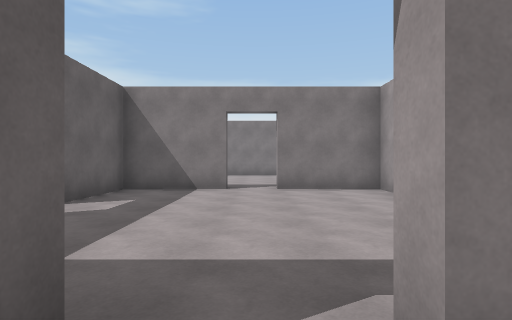
view 1 (above)

17 first-person views from a walk through a scene from a Unity 3-D project. The camera is 1.4 m above the floor, looks level and sees 80° across. The floor is counted in squares, 2 m on a side. Each view is taken from the middle of a square. On the plan, view 1 faces up. The plan holds only what a view shows up to about 10 squares ahead; the rest is blank. The player character is not drawn.

view 2
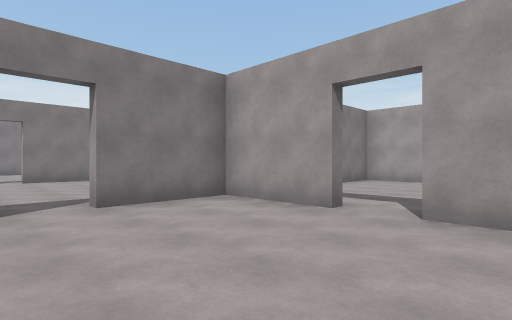

view 3
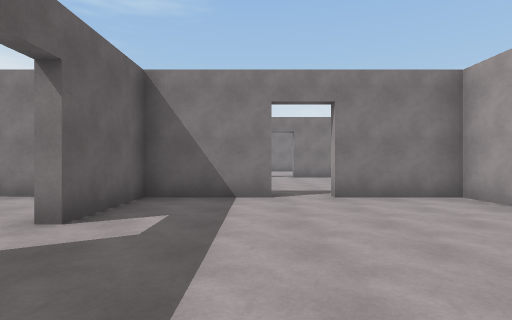

view 4
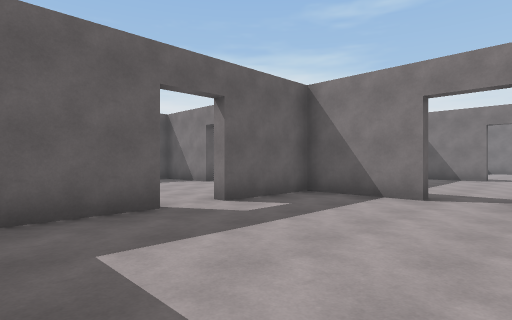

view 5
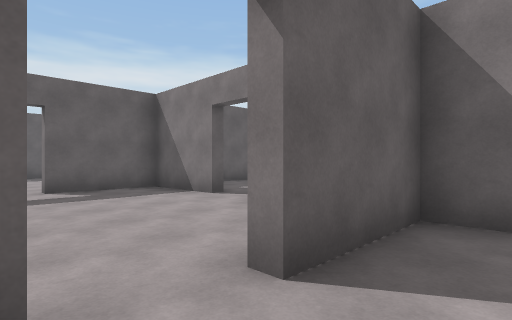

view 6
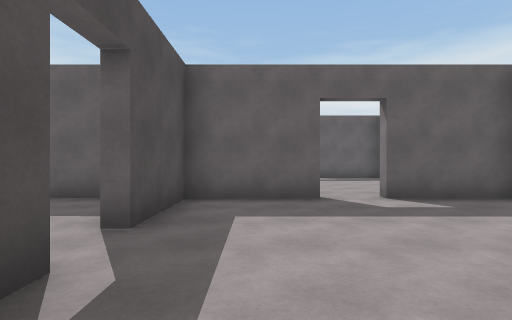

view 7
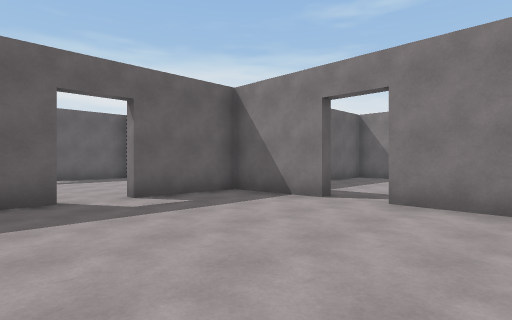

view 8
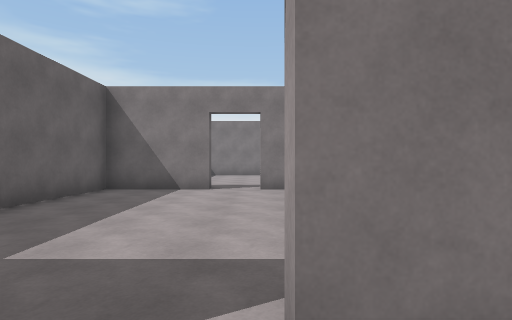

view 9
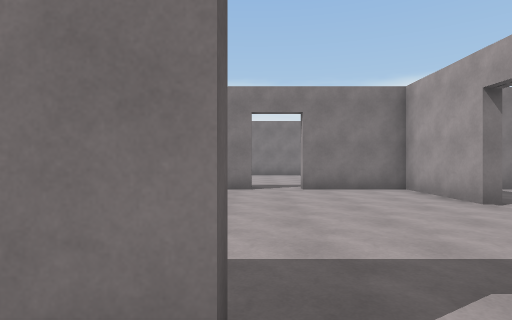

view 10
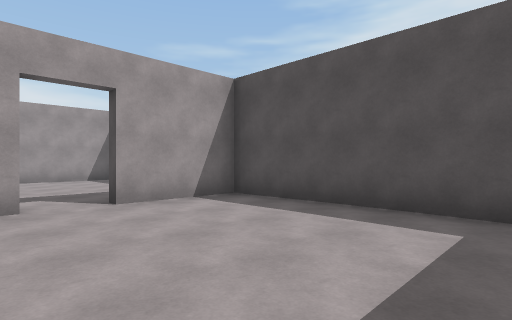

view 11
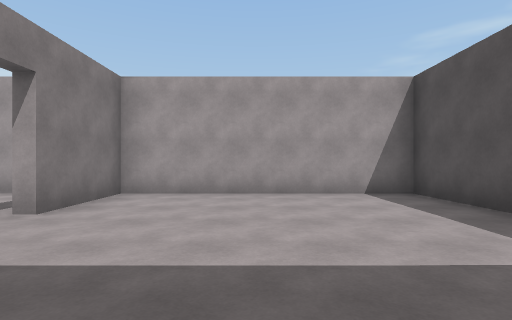

view 12
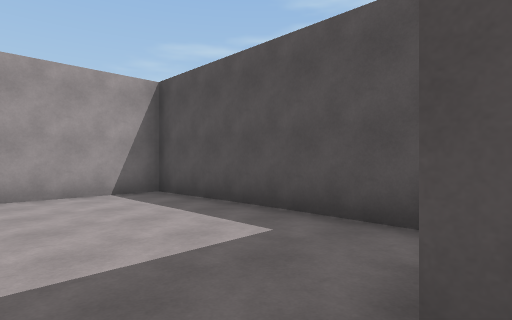

view 13
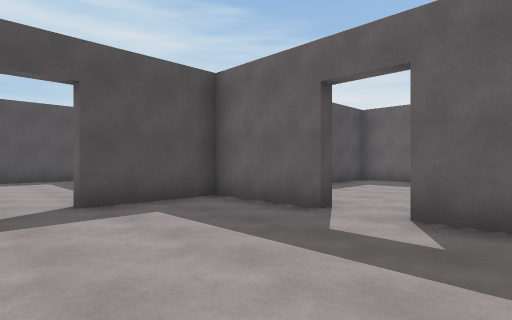

view 14
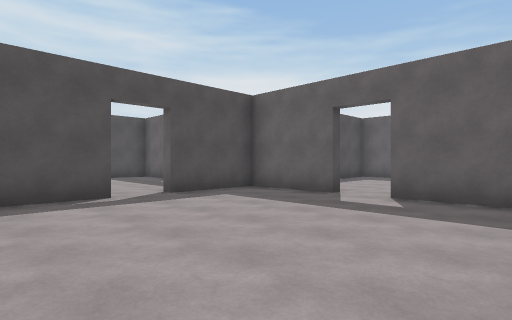

view 15
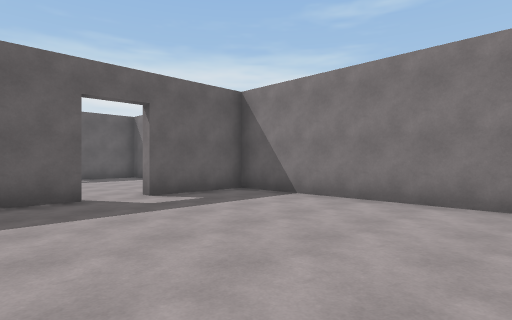

view 16
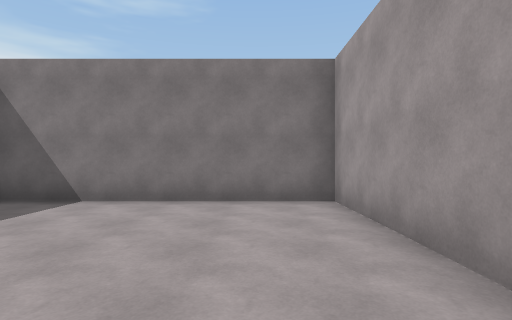

view 17
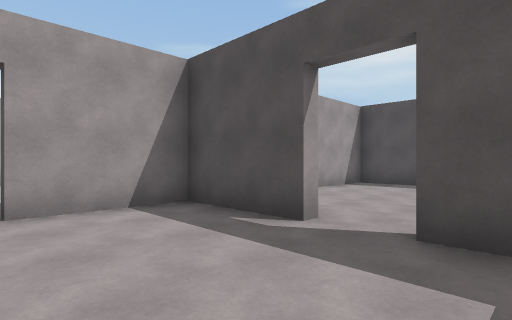

### Floor plan
Ten units are one square. View 1 is at (0, 0); x grows to the right and y downward. Boxes are objects, and circles mark ways between rooms. Rooms are numbered by the first view taken in them; rooms with no view inside come last. Other rooms are left out.
<svg viewBox="-105 -85 203 143">
<path fill="none" stroke="#000" d="M-6 -8 -31 -8 -31 16M30 18 30 -8 5 -8M-31 28 -31 48M-16 53 30 53 30 28M-95 27 -95 53 -71 53M-70 -8 -95 -8 -95 16M-60 53 -35 53 -35 29M-44 -8 -60 -8M30 28 34 28M40 53 93 53 93 -8 69 -8M33 -36 33 -11 58 -11M69 -11 85 -11M93 -30 93 -72 33 -72 33 -48M-78 -11 -70 -11M-60 -11 -35 -11 -35 -36M-70 -72 -95 -72 -95 -31M-35 -48 -35 -72 -60 -72M-6 -72 -31 -72 -31 -50M-31 -27 -31 -20M-22 -11 -11 -11M30 -65 30 -72 5 -72"/>
<circle cx="-30" cy="20" r="3" fill="#2a7"/>
<circle cx="30" cy="20" r="3" fill="#2a7"/>
<circle cx="0" cy="-10" r="3" fill="#2a7"/>
<circle cx="-65" cy="-10" r="3" fill="#2a7"/>
<circle cx="60" cy="-10" r="3" fill="#2a7"/>
<circle cx="30" cy="-40" r="3" fill="#2a7"/>
<circle cx="-30" cy="-40" r="3" fill="#2a7"/>
<text x="0" y="20">1</text>
<text x="-70" y="20">2</text>
<text x="60" y="20">3</text>
<text x="60" y="-40">4</text>
<text x="-70" y="-40">5</text>
<text x="0" y="-40">6</text>
</svg>
Room 1 opens to room 2. Room 1 opens to room 3. Room 1 opens to room 6. Room 2 opens to room 5. Room 3 opens to room 4. Room 4 opens to room 6. Room 5 opens to room 6.

Where each view was taken, in squares from view 1:
view 1: 0 up, 0 right, facing up
view 2: 4 down, 1 left, facing up-right
view 3: 5 down, 1 left, facing up
view 4: 5 down, 1 right, facing up-left
view 5: 3 down, 2 left, facing up-left
view 6: 4 down, 4 left, facing left
view 7: 4 down, 4 left, facing up-left
view 8: 0 up, 6 left, facing up
view 9: 0 up, 7 left, facing up
view 10: 1 down, 2 left, facing down-right
view 11: 2 down, 3 right, facing right
view 12: 2 down, 3 right, facing down-right
view 13: 6 up, 7 right, facing down-left
view 14: 7 up, 9 right, facing down-left
view 15: 2 up, 9 right, facing up-left
view 16: 2 up, 8 right, facing up
view 17: 4 up, 8 left, facing down-right
